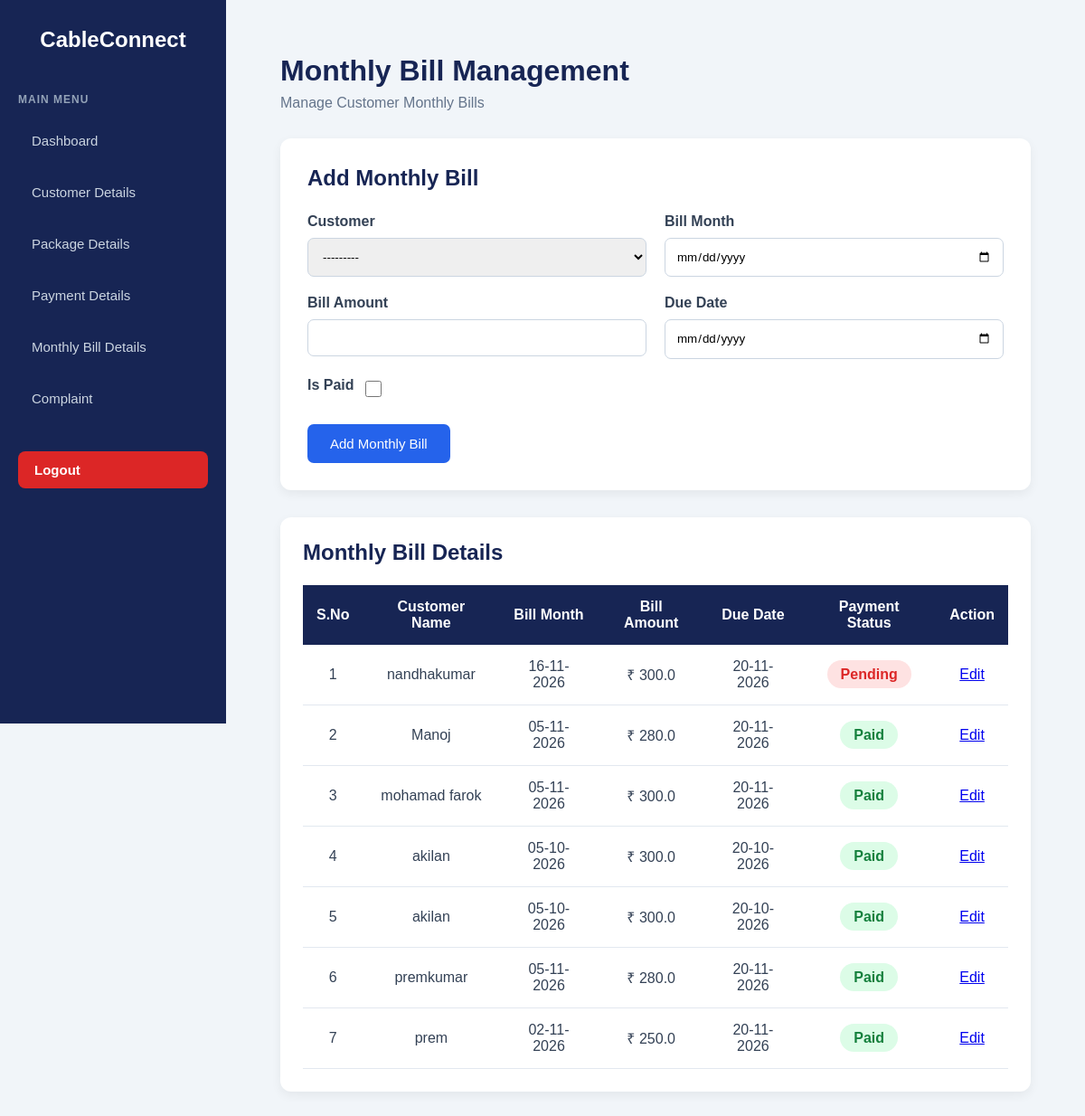
The app's page /monthlybill/, older data.
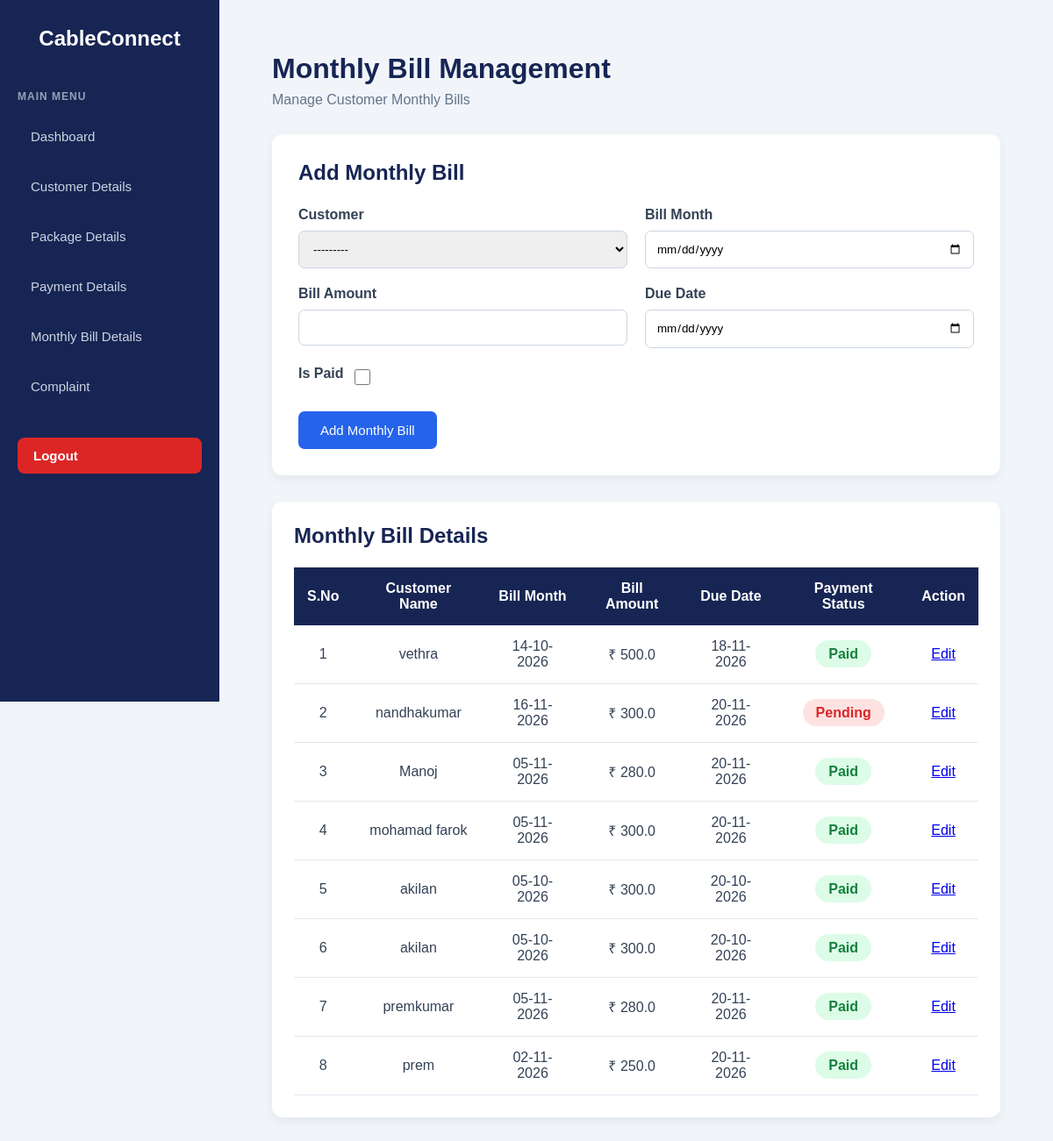
The same page, newer data.
### cash/models.py (models this page shows, shortened)
class MonthlyBill(models.Model):
    customer = models.ForeignKey( Customer,  on_delete=models.CASCADE)
    bill_month = models.DateField()
    bill_amount = models.FloatField()
    due_date = models.DateField()
    is_paid = models.BooleanField(default=False)

class Customer(models.Model):
    customer_name = models.CharField(max_length=100)
    phone = models.CharField(max_length=15)
    box_number = models.CharField(max_length=20, unique=True)
    address = models.TextField()
    connection_date = models.DateField()
    package = models.ForeignKey(
        ConnectionPackage,
        on_delete=models.PROTECT
    )
    is_active = models.BooleanField(default=True)
    def __str__(self):
        return self.customer_name

### cash/views.py (the view)
# urls.py: path('monthlybill/', monthlybill_view, name='monthlybill'),
def monthlybill_view(request):
    form = MonthlyBillForm()
    if request.method == "POST":
        form = MonthlyBillForm(request.POST)
        if form.is_valid():
            form.save()
            return redirect('monthlybill')
    bills = MonthlyBill.objects.all().order_by('-id')
    return render(request, 'monthlybill.html', {
        'form': form,
        'bills': bills
    })

### cash/forms.py
class MonthlyBillForm(forms.ModelForm):
    class Meta:
        model = MonthlyBill
        fields = '__all__'
        widgets = {
            'bill_month': forms.DateInput(attrs={'type': 'date'}),
            'due_date': forms.DateInput(attrs={'type': 'date'}),
        }

### cash/templates/MonthlyBill.html (shortened to what this page needs)
{% load static %}
<!DOCTYPE html>
<html lang="en">
<head>
    <link rel="stylesheet" href="{% static 'monthlybill.css' %}">
    <link rel="stylesheet" href="{% static 'sidebar.css' %}?v=1">
</head>
<body>
    {% include 'sidebar.html' %}
    <div class="page-content">
        <div class="container">
            <h1>Monthly Bill Management</h1>
            <p class="subtitle">Manage Customer Monthly Bills</p>
            <div class="form-container">
                <h2>Add Monthly Bill</h2>
                <form method="POST">
                    <div class="form-grid">
                        <div class="form-group">
                            <label>Customer</label>
                            {{ form.customer }}
                        </div>
                        <div class="form-group">
                            <label>Bill Month</label>
                            {{ form.bill_month }}
                        </div>
                        <div class="form-group">
                            <label>Bill Amount</label>
                            {{ form.bill_amount }}
                        </div>
                        <div class="form-group">
                            <label>Due Date</label>
                            {{ form.due_date }}
                        </div>
                        <div class="form-group checkbox">
                            <label>Is Paid</label>
                            {{ form.is_paid }}
                        </div>
                    </div>
                    <button type="submit">Add Monthly Bill</button>
                </form>
            </div>
            <div class="table-container">
                <h2>Monthly Bill Details</h2>
                <table>
                    <thead>
                        <tr>
                            <th>S.No</th>
                            <th>Customer Name</th>
                            <th>Bill Month</th>
                            <th>Bill Amount</th>
                            <th>Due Date</th>
                            <th>Payment Status</th>
                            <th>Action</th>
                        </tr>
                    </thead>
                    <tbody>
                        {% for bill in bills %}
                        <tr>
                            <td>{{ forloop.counter }}</td>
                            <td>{{ bill.customer.customer_name }}</td>
                            <td>{{ bill.bill_month|date:"d-m-Y" }}</td>
                            <td>₹ {{ bill.bill_amount }}</td>
                            <td>{{ bill.due_date|date:"d-m-Y" }}</td>
                            <td>
                                {% if bill.is_paid %}
                                    <span class="paid">Paid</span>
                                {% else %}
                                    <span class="pending">Pending</span>
                                {% endif %}
                            </td>
                            <td>
                                <a href="{% url 'monthlybill-edit' bill.id %}" class="edit-btn">
                                    Edit
                                </a>
                            </td>
                        </tr>
                        {% empty %}
                        <tr>
                            <td colspan="7">No Monthly Bills Found</td>
                        </tr>
                        {% endfor %}
                    </tbody>
                </table>
            </div>
        </div>
    </div>
</body>
</html>

Row changes from the older to the newer data that the page shows:
added MonthlyBill: customer.customer_name "vethra", bill_month "14-10-2026", bill_amount "500.0", due_date "18-11-2026", is_paid "Paid"
